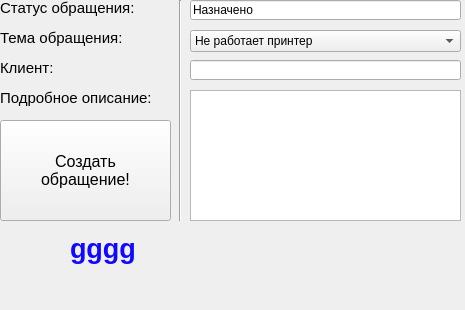
<?xml version="1.0" encoding="UTF-8"?>
<ui version="4.0">
 <class>Created_inc</class>
 <widget class="QMainWindow" name="Created_inc">
  <property name="enabled">
   <bool>true</bool>
  </property>
  <property name="geometry">
   <rect>
    <x>0</x>
    <y>0</y>
    <width>465</width>
    <height>310</height>
   </rect>
  </property>
  <property name="minimumSize">
   <size>
    <width>465</width>
    <height>310</height>
   </size>
  </property>
  <property name="maximumSize">
   <size>
    <width>465</width>
    <height>310</height>
   </size>
  </property>
  <property name="windowTitle">
   <string>MainWindow</string>
  </property>
  <widget class="QWidget" name="centralwidget">
   <widget class="QLabel" name="label">
    <property name="geometry">
     <rect>
      <x>0</x>
      <y>0</y>
      <width>171</width>
      <height>16</height>
     </rect>
    </property>
    <property name="font">
     <font>
      <pointsize>11</pointsize>
     </font>
    </property>
    <property name="text">
     <string>Статус обращения:</string>
    </property>
   </widget>
   <widget class="QComboBox" name="comboBox">
    <property name="geometry">
     <rect>
      <x>190</x>
      <y>30</y>
      <width>271</width>
      <height>22</height>
     </rect>
    </property>
    <item>
     <property name="text">
      <string>Не работает принтер</string>
     </property>
    </item>
    <item>
     <property name="text">
      <string>Не работает ПК</string>
     </property>
    </item>
    <item>
     <property name="text">
      <string>Не работает почта</string>
     </property>
    </item>
    <item>
     <property name="text">
      <string>Прочее -&gt; См подробное описание</string>
     </property>
    </item>
   </widget>
   <widget class="QLabel" name="label_2">
    <property name="geometry">
     <rect>
      <x>0</x>
      <y>30</y>
      <width>171</width>
      <height>16</height>
     </rect>
    </property>
    <property name="font">
     <font>
      <pointsize>11</pointsize>
     </font>
    </property>
    <property name="text">
     <string>Тема обращения:</string>
    </property>
   </widget>
   <widget class="QLabel" name="label_4">
    <property name="geometry">
     <rect>
      <x>0</x>
      <y>90</y>
      <width>171</width>
      <height>16</height>
     </rect>
    </property>
    <property name="font">
     <font>
      <pointsize>11</pointsize>
     </font>
    </property>
    <property name="text">
     <string>Подробное описание:</string>
    </property>
   </widget>
   <widget class="QLabel" name="label_5">
    <property name="geometry">
     <rect>
      <x>0</x>
      <y>60</y>
      <width>171</width>
      <height>16</height>
     </rect>
    </property>
    <property name="font">
     <font>
      <pointsize>11</pointsize>
     </font>
    </property>
    <property name="text">
     <string>Клиент:</string>
    </property>
   </widget>
   <widget class="Line" name="line">
    <property name="geometry">
     <rect>
      <x>170</x>
      <y>0</y>
      <width>20</width>
      <height>221</height>
     </rect>
    </property>
    <property name="orientation">
     <enum>Qt::Vertical</enum>
    </property>
   </widget>
   <widget class="QPushButton" name="pushButton">
    <property name="geometry">
     <rect>
      <x>0</x>
      <y>120</y>
      <width>171</width>
      <height>101</height>
     </rect>
    </property>
    <property name="font">
     <font>
      <pointsize>12</pointsize>
      <weight>50</weight>
      <bold>false</bold>
     </font>
    </property>
    <property name="text">
     <string>Создать 
обращение!</string>
    </property>
   </widget>
   <widget class="QLineEdit" name="lineEdit_2">
    <property name="geometry">
     <rect>
      <x>190</x>
      <y>60</y>
      <width>271</width>
      <height>20</height>
     </rect>
    </property>
    <property name="readOnly">
     <bool>true</bool>
    </property>
   </widget>
   <widget class="QLineEdit" name="lineEdit_3">
    <property name="geometry">
     <rect>
      <x>190</x>
      <y>0</y>
      <width>271</width>
      <height>20</height>
     </rect>
    </property>
    <property name="text">
     <string>Назначено</string>
    </property>
    <property name="readOnly">
     <bool>true</bool>
    </property>
   </widget>
   <widget class="QPlainTextEdit" name="plainTextEdit">
    <property name="geometry">
     <rect>
      <x>190</x>
      <y>90</y>
      <width>271</width>
      <height>131</height>
     </rect>
    </property>
   </widget>
   <widget class="QLabel" name="label_3">
    <property name="geometry">
     <rect>
      <x>70</x>
      <y>230</y>
      <width>341</width>
      <height>51</height>
     </rect>
    </property>
    <property name="text">
     <string>&lt;html&gt;&lt;head/&gt;&lt;body&gt;&lt;p&gt;&lt;span style=&quot; font-size:20pt; font-weight:600; color:#1008ff;&quot;&gt;gggg&lt;/span&gt;&lt;br/&gt;&lt;/p&gt;&lt;/body&gt;&lt;/html&gt;</string>
    </property>
   </widget>
  </widget>
 </widget>
 <resources/>
 <connections/>
</ui>
